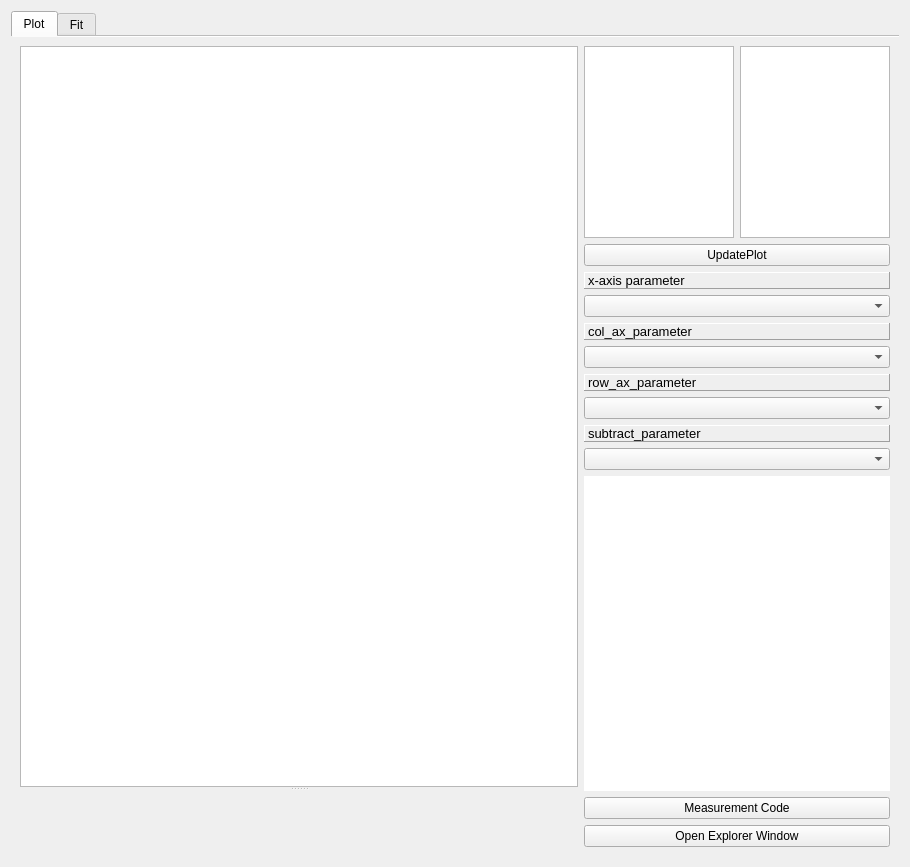
<?xml version="1.0" encoding="UTF-8"?>
<ui version="4.0">
 <class>window</class>
 <widget class="QWidget" name="window">
  <property name="geometry">
   <rect>
    <x>0</x>
    <y>0</y>
    <width>910</width>
    <height>867</height>
   </rect>
  </property>
  <property name="windowTitle">
   <string>Form</string>
  </property>
  <layout class="QVBoxLayout" name="verticalLayout">
   <item>
    <widget class="QTabWidget" name="parameter_tab">
     <property name="maximumSize">
      <size>
       <width>16777213</width>
       <height>16777215</height>
      </size>
     </property>
     <property name="tabPosition">
      <enum>QTabWidget::North</enum>
     </property>
     <property name="tabShape">
      <enum>QTabWidget::Rounded</enum>
     </property>
     <property name="currentIndex">
      <number>0</number>
     </property>
     <property name="documentMode">
      <bool>true</bool>
     </property>
     <property name="movable">
      <bool>false</bool>
     </property>
     <widget class="QWidget" name="plot_tab">
      <attribute name="title">
       <string>Plot</string>
      </attribute>
      <layout class="QGridLayout" name="gridLayout">
       <item row="0" column="1">
        <widget class="QListWidget" name="observation_widget">
         <property name="sizePolicy">
          <sizepolicy hsizetype="Maximum" vsizetype="Maximum">
           <horstretch>0</horstretch>
           <verstretch>0</verstretch>
          </sizepolicy>
         </property>
         <property name="maximumSize">
          <size>
           <width>150</width>
           <height>1600</height>
          </size>
         </property>
         <property name="selectionMode">
          <enum>QAbstractItemView::ExtendedSelection</enum>
         </property>
        </widget>
       </item>
       <item row="0" column="2">
        <widget class="QListWidget" name="average_parameter_widget">
         <property name="sizePolicy">
          <sizepolicy hsizetype="Maximum" vsizetype="Maximum">
           <horstretch>0</horstretch>
           <verstretch>0</verstretch>
          </sizepolicy>
         </property>
         <property name="maximumSize">
          <size>
           <width>150</width>
           <height>1500</height>
          </size>
         </property>
         <property name="selectionMode">
          <enum>QAbstractItemView::ExtendedSelection</enum>
         </property>
        </widget>
       </item>
       <item row="1" column="1" colspan="2">
        <widget class="QPushButton" name="update_plot_button">
         <property name="sizePolicy">
          <sizepolicy hsizetype="Minimum" vsizetype="Maximum">
           <horstretch>0</horstretch>
           <verstretch>0</verstretch>
          </sizepolicy>
         </property>
         <property name="maximumSize">
          <size>
           <width>160000</width>
           <height>16777215</height>
          </size>
         </property>
         <property name="text">
          <string>UpdatePlot</string>
         </property>
        </widget>
       </item>
       <item row="2" column="1" colspan="2">
        <widget class="QLabel" name="label">
         <property name="font">
          <font>
           <pointsize>10</pointsize>
          </font>
         </property>
         <property name="frameShape">
          <enum>QFrame::Panel</enum>
         </property>
         <property name="frameShadow">
          <enum>QFrame::Raised</enum>
         </property>
         <property name="text">
          <string>x-axis parameter</string>
         </property>
        </widget>
       </item>
       <item row="3" column="1" colspan="2">
        <widget class="QComboBox" name="x_axis_parameter_comboBox">
         <property name="editable">
          <bool>false</bool>
         </property>
         <property name="maxVisibleItems">
          <number>30</number>
         </property>
         <property name="frame">
          <bool>true</bool>
         </property>
        </widget>
       </item>
       <item row="4" column="1" colspan="2">
        <widget class="QLabel" name="label_2">
         <property name="font">
          <font>
           <pointsize>10</pointsize>
          </font>
         </property>
         <property name="frameShape">
          <enum>QFrame::Panel</enum>
         </property>
         <property name="frameShadow">
          <enum>QFrame::Raised</enum>
         </property>
         <property name="text">
          <string>col_ax_parameter</string>
         </property>
        </widget>
       </item>
       <item row="5" column="1" colspan="2">
        <widget class="QComboBox" name="col_ax_parameter_comboBox">
         <property name="editable">
          <bool>false</bool>
         </property>
         <property name="maxVisibleItems">
          <number>30</number>
         </property>
         <property name="frame">
          <bool>true</bool>
         </property>
        </widget>
       </item>
       <item row="6" column="1" colspan="2">
        <widget class="QLabel" name="label_4">
         <property name="font">
          <font>
           <pointsize>10</pointsize>
          </font>
         </property>
         <property name="frameShape">
          <enum>QFrame::Panel</enum>
         </property>
         <property name="frameShadow">
          <enum>QFrame::Raised</enum>
         </property>
         <property name="text">
          <string>row_ax_parameter</string>
         </property>
        </widget>
       </item>
       <item row="8" column="1" colspan="2">
        <widget class="QLabel" name="label_3">
         <property name="font">
          <font>
           <pointsize>10</pointsize>
          </font>
         </property>
         <property name="frameShape">
          <enum>QFrame::Panel</enum>
         </property>
         <property name="frameShadow">
          <enum>QFrame::Raised</enum>
         </property>
         <property name="text">
          <string>subtract_parameter</string>
         </property>
        </widget>
       </item>
       <item row="7" column="1" colspan="2">
        <widget class="QComboBox" name="row_ax_parameter_comboBox">
         <property name="editable">
          <bool>false</bool>
         </property>
         <property name="maxVisibleItems">
          <number>30</number>
         </property>
         <property name="frame">
          <bool>true</bool>
         </property>
        </widget>
       </item>
       <item row="9" column="1" colspan="2">
        <widget class="QComboBox" name="subtract_parameter_comboBox">
         <property name="editable">
          <bool>false</bool>
         </property>
         <property name="maxVisibleItems">
          <number>30</number>
         </property>
         <property name="frame">
          <bool>true</bool>
         </property>
        </widget>
       </item>
       <item row="11" column="1" colspan="2">
        <widget class="QPushButton" name="open_code_button">
         <property name="text">
          <string>Measurement Code</string>
         </property>
        </widget>
       </item>
       <item row="12" column="1" colspan="2">
        <widget class="QPushButton" name="open_explorer_button">
         <property name="text">
          <string>Open Explorer Window</string>
         </property>
        </widget>
       </item>
       <item row="11" column="0" rowspan="2">
        <layout class="QGridLayout" name="toolbar_layout">
         <property name="rightMargin">
          <number>0</number>
         </property>
        </layout>
       </item>
       <item row="10" column="1" colspan="2">
        <widget class="QPlainTextEdit" name="info">
         <property name="acceptDrops">
          <bool>false</bool>
         </property>
         <property name="frameShape">
          <enum>QFrame::NoFrame</enum>
         </property>
         <property name="readOnly">
          <bool>true</bool>
         </property>
         <property name="backgroundVisible">
          <bool>false</bool>
         </property>
        </widget>
       </item>
       <item row="0" column="0" rowspan="11">
        <widget class="QSplitter" name="splitter_2">
         <property name="sizePolicy">
          <sizepolicy hsizetype="Expanding" vsizetype="Expanding">
           <horstretch>0</horstretch>
           <verstretch>0</verstretch>
          </sizepolicy>
         </property>
         <property name="frameShadow">
          <enum>QFrame::Plain</enum>
         </property>
         <property name="orientation">
          <enum>Qt::Vertical</enum>
         </property>
         <widget class="QTableWidgetEnhancedDrop" name="parameter_table_widget">
          <property name="verticalScrollBarPolicy">
           <enum>Qt::ScrollBarAsNeeded</enum>
          </property>
          <property name="selectionMode">
           <enum>QAbstractItemView::MultiSelection</enum>
          </property>
         </widget>
         <widget class="QWidget" name="gridLayoutWidget">
          <layout class="QGridLayout" name="plot_layout"/>
         </widget>
        </widget>
       </item>
      </layout>
     </widget>
     <widget class="QWidget" name="fit_tab">
      <attribute name="title">
       <string>Fit</string>
      </attribute>
      <layout class="QGridLayout" name="gridLayout_2">
       <item row="0" column="0">
        <widget class="QSplitter" name="splitter">
         <property name="orientation">
          <enum>Qt::Vertical</enum>
         </property>
         <widget class="QTableWidgetEnhanced" name="fit_result_table_widget">
          <property name="maximumSize">
           <size>
            <width>16777215</width>
            <height>400</height>
           </size>
          </property>
          <property name="selectionMode">
           <enum>QAbstractItemView::MultiSelection</enum>
          </property>
         </widget>
         <widget class="QWidget" name="gridLayoutWidget_4">
          <layout class="QGridLayout" name="plot_fit_layout" rowstretch="0" columnstretch="0"/>
         </widget>
        </widget>
       </item>
       <item row="1" column="0">
        <layout class="QGridLayout" name="toolbar_fit_layout">
         <property name="rightMargin">
          <number>0</number>
         </property>
        </layout>
       </item>
       <item row="0" column="1" rowspan="2">
        <widget class="QPushButton" name="update_fit_result_button">
         <property name="sizePolicy">
          <sizepolicy hsizetype="Maximum" vsizetype="Expanding">
           <horstretch>0</horstretch>
           <verstretch>0</verstretch>
          </sizepolicy>
         </property>
         <property name="minimumSize">
          <size>
           <width>100</width>
           <height>100</height>
          </size>
         </property>
         <property name="text">
          <string>UpdateFit</string>
         </property>
        </widget>
       </item>
      </layout>
     </widget>
    </widget>
   </item>
  </layout>
 </widget>
 <customwidgets>
  <customwidget>
   <class>QTableWidgetEnhanced</class>
   <extends>QTableWidget</extends>
   <header>logic.qudip_enhanced/qtgui/custom_widgets.h</header>
  </customwidget>
  <customwidget>
   <class>QTableWidgetEnhancedDrop</class>
   <extends>QTableWidget</extends>
   <header>logic.qudip_enhanced/qtgui/custom_widgets.h</header>
  </customwidget>
 </customwidgets>
 <resources/>
 <connections/>
</ui>
